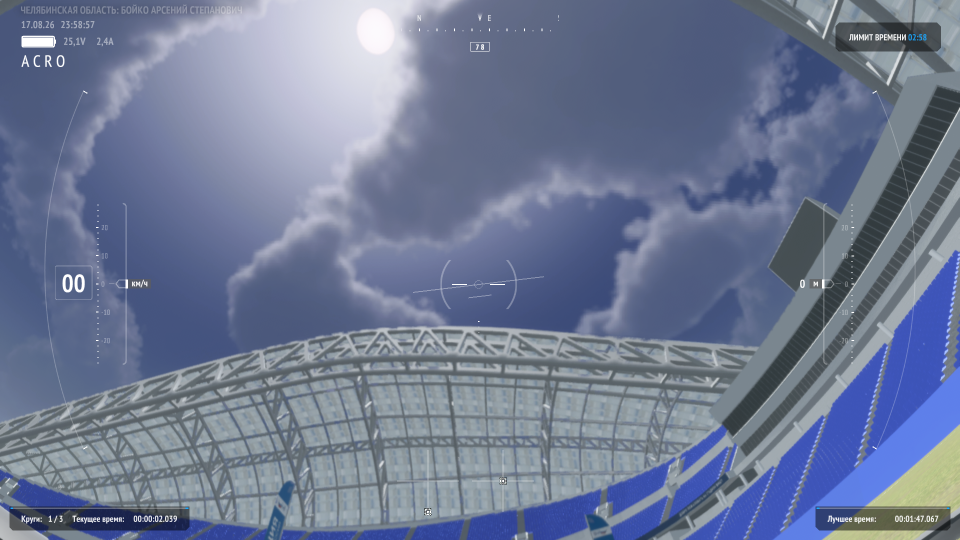
#> input picture tests/fixtures/screen_01.png, 1920 x 1080 px (shown at 1/2 size)
$ python probe_limit.py
#> lines starting #> are read from the running program, lines starting #| are printed output that depends on the picture; after the words box and inside, x2 and y2 are one past the last pixel; in counts of white or black regions, pixels touching at a corner belong together
### qt/core/io.py
"""Unicode-безопасные imread/imwrite для Windows."""
from __future__ import annotations
from pathlib import Path
import numpy as np
import cv2

def imread_u(path, flags=cv2.IMREAD_COLOR):
#> called with path = 'tests/fixtures/screen_01.png', flags = 1
    p = Path(path)
    if not p.exists():
        return None
    data = np.fromfile(str(p), dtype=np.uint8)
    if data.size == 0:
        return None
    return cv2.imdecode(data, flags)
#> returned value is the input picture: shape (1080, 1920, 3); mean B, G, R 148.2, 120.9, 109.9

# [7 lines left out: function imwrite_u, not called in this run]

### qt/ocr/preprocess.py
"""Препроцессинг HUD-кропов."""
from __future__ import annotations
import numpy as np
import cv2

def stretch(crop: np.ndarray) -> np.ndarray:
    g = crop.astype(np.float32)
    lo, hi = np.percentile(g, 2), np.percentile(g, 99.8)
    if hi - lo < 1:
        hi = lo + 1
    return np.clip((g - lo) * 255.0 / (hi - lo), 0, 255).astype(np.uint8)

# [139 lines left out: functions _strip_lines, _cut_tail, _debridging, prepare, not called in this run]

def hud_present(bw: np.ndarray) -> bool:
    return float((bw > 0).mean()) > 0.02

### probe_limit.py
"""Нативная карта маски региона ЛИМИТ ВРЕМЕНИ."""
import numpy as np
from qt.core.io import imread_u
from qt.ocr.preprocess import stretch
import cv2

img = imread_u("tests/fixtures/screen_01.png")
crop = img[70:90, 1810:1860]
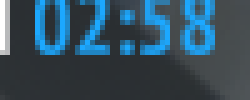
#> crop: shape (20, 50, 3) (shown 5 times larger); mean B, G, R 95.5, 78.7, 51.9
st = stretch(crop)
#> in stretch, `lo, hi = np.percentile(g, 2), np.percentile(g, 99.8)`: lo = 30; hi = 255
#> in stretch, `return np.clip((g - lo) * 255.0 / (hi - lo), 0, 255).astype(np.uint8)`:
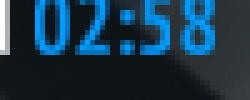
#> returned value: shape (20, 50, 3) (shown 5 times larger); mean of channels 0, 1, 2 73.7, 54.8, 24.4; drawn as B, G, R
hsv = cv2.cvtColor(st, cv2.COLOR_BGR2HSV)
#> hsv: shape (20, 50, 3); mean H, S, V 100.2, 115.6, 73.7
m = cv2.inRange(hsv, np.array([80, 40, 40], np.uint8), np.array([115, 255, 255], np.uint8))
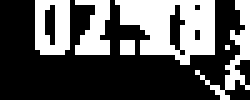
#> m: shape (20, 50) (shown 5 times larger); 34.6% white; 6 white regions (2 under 20 px), largest, box (x1, y1, x2, y2) and area: (23, 0, 43, 13) 168, (7, 0, 14, 11) 62, (39, 0, 50, 20) 55, (15, 0, 22, 11) 51
gray = cv2.cvtColor(st, cv2.COLOR_BGR2GRAY)
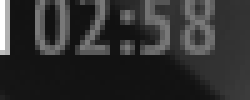
#> gray: shape (20, 50) (shown 5 times larger); min 17, max 255, mean 47.9
_, g = cv2.threshold(gray, 0, 255, cv2.THRESH_OTSU)
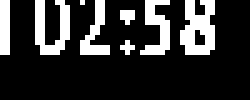
#> g: shape (20, 50) (shown 5 times larger); 20.1% white in thin lines or dots, all inside (x1, y1, x2, y2) = (0, 0, 43, 11)
print("y\\x 1810..1859  COLOR-MASK")
for y in range(m.shape[0]):
    print("%2d " % (70 + y) + "".join("#" if v else "." for v in m[y]))
#> this loop made 20 passes
#> (printed output is left out)
print("y\\x 1810..1859  GRAY-OTSU")
for y in range(g.shape[0]):
    print("%2d " % (70 + y) + "".join("#" if v else "." for v in g[y]))
